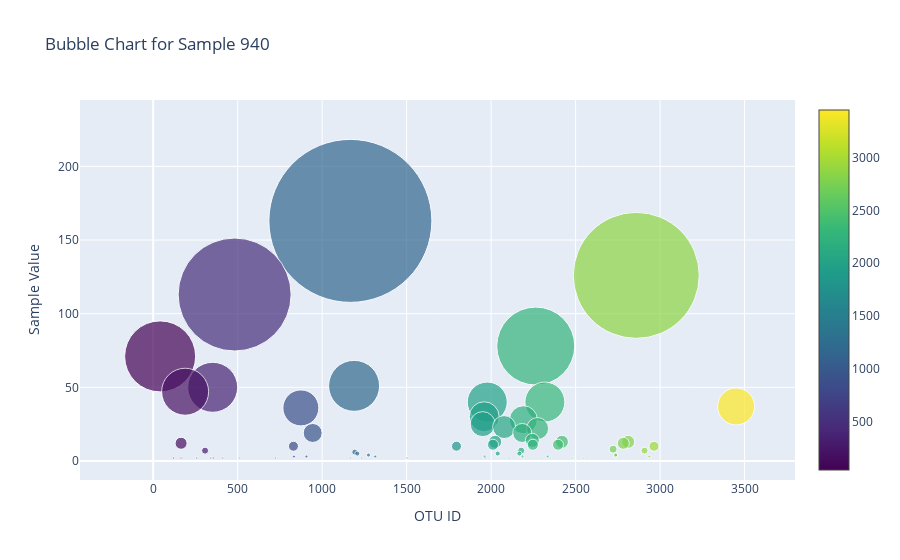

Source (notebook cell):
### Code cell
# Load the JSON data
with urlopen(url) as response:
    data = json.load(response)

# Convert to a DataFrame
samples_df = pd.DataFrame(data['samples'])

# Function to create the bubble chart
def create_bubble_chart(sample_id):
    # Get the data for the selected sample
    sample_data = samples_df[samples_df['id'] == sample_id].iloc[0]

    # Create the bubble chart
    fig = go.Figure(data=[go.Scatter(
        x=sample_data['otu_ids'],
        y=sample_data['sample_values'],
        text=sample_data['otu_labels'],
        mode='markers',
        marker=dict(
            size=sample_data['sample_values'],
            color=sample_data['otu_ids'],
            colorscale='Viridis',
            showscale=True
        )
    )])

    # Update layout
    fig.update_layout(
        title=f"Bubble Chart for Sample {sample_id}",
        xaxis_title="OTU ID",
        yaxis_title="Sample Value",
        hovermode="closest"
    )

    return fig

# Example usage: create bubble chart for the first sample
sample_id = samples_df['id'].iloc[0]
fig = create_bubble_chart(sample_id)

# Show the plot
fig.show()

### Figure 1 — Plotly figure (JSON) as saved in the notebook; plotly's stock layout.template omitted (floating-point values rounded to 4 significant figures)
{"data": [{"marker": {"color": [1167, 2859, 482, 2264, 41, 1189, 352, 189, 2318, 1977, 3450, 874, 1959, 2191, 1950, 2077, 2275, 944, 2184, 2244, 2024, 2419, 2811, 165, 2782, 2247, 2011, 2396, 830, 2964, 1795, 2722, 307, 2178, 2908, 1193, 2167, 1208, 2039, 1274, 2739, 2737, 1314, 1962, 2186, 2335, 2936, 907, 833, 2483, 2475, 2491, 2291, 159, 2571, 2350, 2342, 2546, 725, 170, 1505, 513, 259, 1169, 258, 1232, 1497, 1498, 1503, 412, 2235, 1960, 1968, 121, 2065, 340, 2110, 2188, 357, 342], "colorscale": [[0, "#440154"], [0.1111, "#482878"], [0.2222, "#3e4989"], [0.3333, "#31688e"], [0.4444, "#26828e"], [0.5556, "#1f9e89"], [0.6667, "#35b779"], [0.7778, "#6ece58"], [0.8889, "#b5de2b"], [1, "#fde725"]], "showscale": true, "size": [163, 126, 113, 78, 71, 51, 50, 47, 40, 40, 37, 36, 30, 28, 25, 23, 22, 19, 19, 14, 13, 13, 13, 12, 12, 11, 11, 11, 10, 10, 10, 8, 7, 7, 7, 6, 5, 5, 5, 4, 4, 4, 3, 3, 3, 3, 3, 3, 3, 2, 2, 2, 2, 2, 2, 2, 2, 2, 2, 2, 2, 2, 2, 2, 2, 2, 2, 2, 2, 2, 2, 2, 2, 2, 2, 2, 2, 2, 2, 2]}, "mode": "markers", "text": ["Bacteria;Bacteroidetes;Bacteroidia;Bacteroidales;Porphyromonadaceae;Porphyromonas", "Bacteria;Firmicutes;Clostridia;Clostridiales;IncertaeSedisXI;Peptoniphilus", "Bacteria", "Bacteria;Firmicutes;Clostridia;Clostridiales;IncertaeSedisXI", "Bacteria", "Bacteria;Bacteroidetes;Bacteroidia;Bacteroidales;Porphyromonadaceae;Porphyromonas", "Bacteria", "Bacteria", "Bacteria;Firmicutes;Clostridia;Clostridiales;IncertaeSedisXI;Anaerococcus", "Bacteria;Firmicutes;Clostridia;Clostridiales", "Bacteria;Proteobacteria;Epsilonproteobacteria;Campylobacterales;Campylobacteraceae;Campylobacter", "Bacteria;Actinobacteria;Actinobacteria;Actinomycetales;Actinomycetaceae;Varibaculum", "Bacteria;Firmicutes;Clostridia", "Bacteria;Firmicutes;Clostridia;Clostridiales;IncertaeSedisXI", "Bacteria;Firmicutes;Clostridia", "Bacteria;Firmicutes;Clostridia;Clostridiales", "Bacteria;Firmicutes;Clostridia;Clostridiales;IncertaeSedisXI", "Bacteria;Actinobacteria;Actinobacteria;Actinomycetales;Corynebacteriaceae;Corynebacterium", "Bacteria;Firmicutes;Clostridia;Clostridiales;IncertaeSedisXI", "Bacteria;Firmicutes;Clostridia;Clostridiales;IncertaeSedisXI", "Bacteria;Firmicutes;Clostridia;Clostridiales", "Bacteria;Firmicutes;Clostridia;Clostridiales;IncertaeSedisXI;Anaerococcus", "Bacteria;Firmicutes;Clostridia;Clostridiales;IncertaeSedisXI;Peptoniphilus", "Bacteria", "Bacteria;Firmicutes;Clostridia;Clostridiales;IncertaeSedisXI;Peptoniphilus", "Bacteria;Firmicutes;Clostridia;Clostridiales;IncertaeSedisXI", "Bacteria;Firmicutes;Clostridia;Clostridiales", "Bacteria;Firmicutes;Clostridia;Clostridiales;IncertaeSedisXI;Anaerococcus", "Bacteria;Actinobacteria;Actinobacteria;Actinomycetales", "Bacteria;Firmicutes;Clostridia;Clostridiales;Veillonellaceae", "Bacteria;Firmicutes;Bacilli;Bacillales;Staphylococcaceae;Staphylococcus", "Bacteria;Firmicutes;Clostridia;Clostridiales;IncertaeSedisXI;Finegoldia", "Bacteria", "Bacteria;Firmicutes;Clostridia;Clostridiales", "Bacteria;Firmicutes;Clostridia;Clostridiales;Peptococcaceae;Peptococcus", "Bacteria;Bacteroidetes;Bacteroidia;Bacteroidales;Porphyromonadaceae;Porphyromonas", "Bacteria;Firmicutes;Clostridia;Clostridiales", "Bacteria;Bacteroidetes;Bacteroidia;Bacteroidales;Porphyromonadaceae;Porphyromonas", "Bacteria;Firmicutes;Clostridia;Clostridiales", "Bacteria;Bacteroidetes;Bacteroidia;Bacteroidales;Prevotellaceae", "Bacteria;Firmicutes;Clostridia;Clostridiales;IncertaeSedisXI;Gallicola", "Bacteria;Firmicutes;Clostridia;Clostridiales;IncertaeSedisXI;Gallicola", "Bacteria;Bacteroidetes;Bacteroidia;Bacteroidales;Prevotellaceae;Prevotella", "Bacteria;Firmicutes;Clostridia", "Bacteria;Firmicutes;Clostridia;Clostridiales;IncertaeSedisXI", "Bacteria;Firmicutes;Clostridia;Clostridiales;IncertaeSedisXI;Anaerococcus", "Bacteria;Firmicutes;Clostridia;Clostridiales;Ruminococcaceae", "Bacteria;Actinobacteria;Actinobacteria;Actinomycetales;Corynebacteriaceae", "Bacteria;Actinobacteria;Actinobacteria;Actinomycetales;Actinomycetaceae", "Bacteria;Firmicutes;Clostridia;Clostridiales;IncertaeSedisXI;Anaerococcus", "Bacteria;Firmicutes;Clostridia;Clostridiales;IncertaeSedisXI;Anaerococcus", "Bacteria;Firmicutes;Clostridia;Clostridiales;IncertaeSedisXI;Anaerococcus", "Bacteria;Firmicutes;Clostridia;Clostridiales;IncertaeSedisXI", "Bacteria", "Bacteria;Firmicutes;Clostridia;Clostridiales;IncertaeSedisXI;Anaerococcus", "Bacteria;Firmicutes;Clostridia;Clostridiales;IncertaeSedisXI;Anaerococcus", "Bacteria;Firmicutes;Clostridia;Clostridiales;IncertaeSedisXI;Anaerococcus", "Bacteria;Firmicutes;Clostridia;Clostridiales;IncertaeSedisXI;Anaerococcus", "Bacteria;Actinobacteria;Actinobacteria;Actinomycetales", "Bacteria", "Bacteria;Firmicutes", "Bacteria", "Bacteria", "Bacteria;Bacteroidetes;Bacteroidia;Bacteroidales;Porphyromonadaceae;Porphyromonas", "Bacteria", "Bacteria;Bacteroidetes;Bacteroidia;Bacteroidales;Porphyromonadaceae;Porphyromonas", "Bacteria;Firmicutes", "Bacteria;Firmicutes", "Bacteria;Firmicutes", "Bacteria", "Bacteria;Firmicutes;Clostridia;Clostridiales;IncertaeSedisXI", "Bacteria;Firmicutes;Clostridia", "Bacteria;Firmicutes;Clostridia", "Bacteria", "Bacteria;Firmicutes;Clostridia;Clostridiales", "Bacteria", "Bacteria;Firmicutes;Clostridia;Clostridiales", "Bacteria;Firmicutes;Clostridia;Clostridiales;IncertaeSedisXI", "Bacteria", "Bacteria"], "type": "scatter", "x": [1167, 2859, 482, 2264, 41, 1189, 352, 189, 2318, 1977, 3450, 874, 1959, 2191, 1950, 2077, 2275, 944, 2184, 2244, 2024, 2419, 2811, 165, 2782, 2247, 2011, 2396, 830, 2964, 1795, 2722, 307, 2178, 2908, 1193, 2167, 1208, 2039, 1274, 2739, 2737, 1314, 1962, 2186, 2335, 2936, 907, 833, 2483, 2475, 2491, 2291, 159, 2571, 2350, 2342, 2546, 725, 170, 1505, 513, 259, 1169, 258, 1232, 1497, 1498, 1503, 412, 2235, 1960, 1968, 121, 2065, 340, 2110, 2188, 357, 342], "y": [163, 126, 113, 78, 71, 51, 50, 47, 40, 40, 37, 36, 30, 28, 25, 23, 22, 19, 19, 14, 13, 13, 13, 12, 12, 11, 11, 11, 10, 10, 10, 8, 7, 7, 7, 6, 5, 5, 5, 4, 4, 4, 3, 3, 3, 3, 3, 3, 3, 2, 2, 2, 2, 2, 2, 2, 2, 2, 2, 2, 2, 2, 2, 2, 2, 2, 2, 2, 2, 2, 2, 2, 2, 2, 2, 2, 2, 2, 2, 2]}], "layout": {"autosize": true, "hovermode": "closest", "title": {"text": "Bubble Chart for Sample 940"}, "xaxis": {"autorange": true, "range": [-362.6, 3759.0], "title": {"text": "OTU ID"}, "type": "linear"}, "yaxis": {"autorange": true, "range": [-111.1, 602.6], "title": {"text": "Sample Value"}, "type": "linear"}}}
